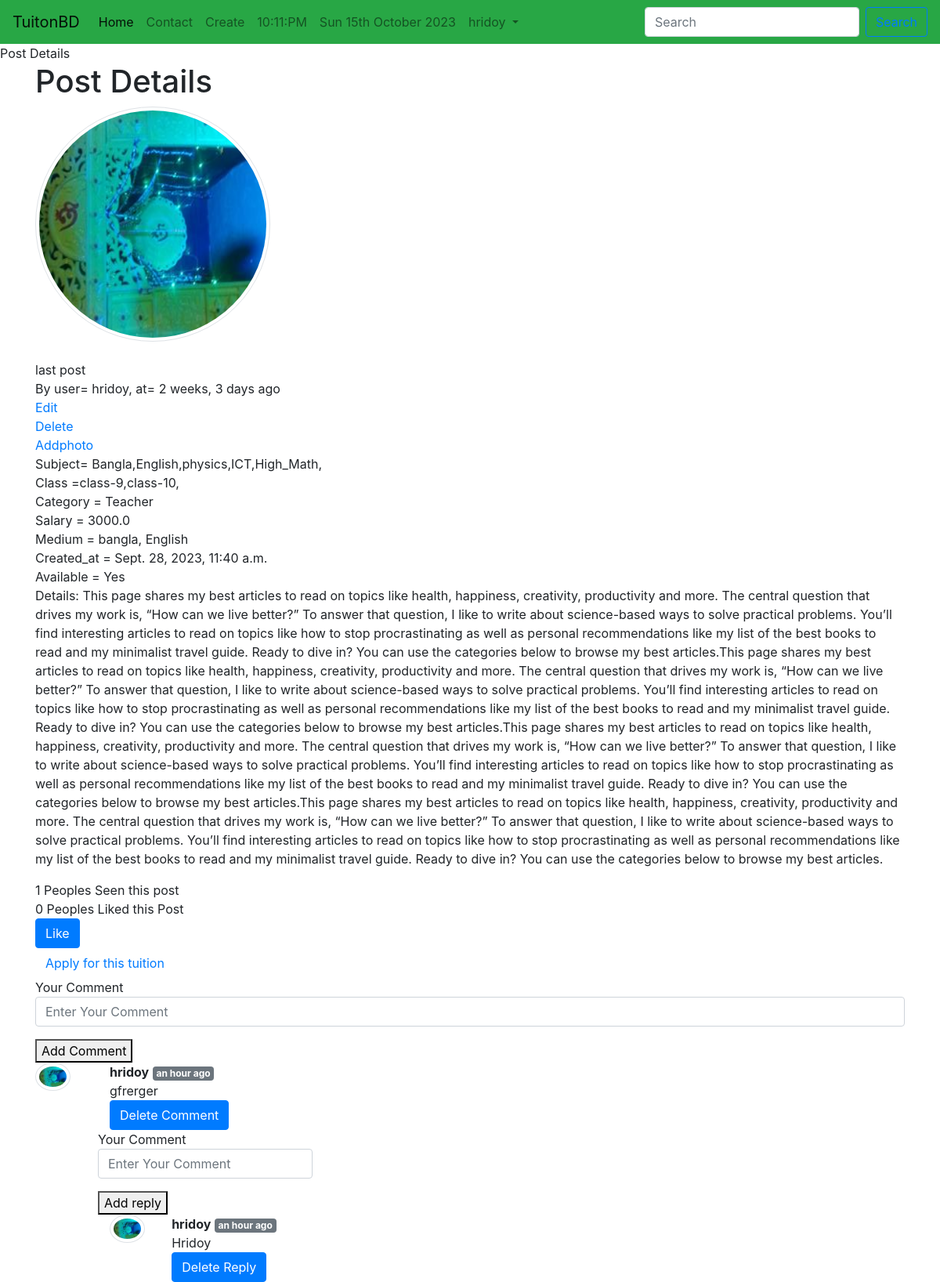
The app's page /tuition_App/postdetail/35/ (signed in) with its own data.
### tuition_App/models.py (models this page shows, shortened)
class Post(models.Model):
    CATEGORY = (
        ("Teacher", "Teacher"),
        ("Student", "Student"),
    )
    MEDIUM = (
        ("bangla", "bangla"),
        ("English", "English"),
        ("Urdu", "Urdu"),
        ("Hindi", "Hindi"),
        ("Arabic", "Arabic"),
    )
    user = models.ForeignKey(User, on_delete=models.CASCADE, blank=True, null=True)
    id = models.AutoField(primary_key=True)
    title = models.CharField(max_length=101)
    slug = models.CharField(max_length=100, default=title)
    email = models.EmailField()
    salary = models.FloatField()
    details = models.TextField()
    available = models.BooleanField()
    category = models.CharField(max_length=100, choices=CATEGORY)
    created_at = models.DateTimeField(default=now)
    image = models.ImageField(default="default.jpg", upload_to="tuition/images")
    medium = MultiSelectField(
        max_length=100, max_choices=5, choices=MEDIUM, default="bangla"
    )
    subject = models.ManyToManyField(Subject, related_name="subject_set")
    class_in = models.ManyToManyField(Class_in, related_name="class_set")
    district = models.CharField(max_length=100, null=True, blank=True)
    likes = models.ManyToManyField(User, related_name="post_likes")
    views = models.ManyToManyField(User, related_name="post_views")
    def total_likes(self):
        return self.likes.count()
    def total_views(self):
        return self.views.count()
    def get_subject_list(self):
        sub = self.subject.all()
        subjects = ""
        for s in sub:
            subjects = subjects + str(s.name) + ","
        return subjects
    def get_class_list(self):
        sub = self.class_in.all()
        subjects = ""
        for s in sub:
            subjects = subjects + str(s.name) + ","
        return subjects
    def ProperCase(self):
        return self.title.title()
    def uppercase(self):
        return self.title.upper()
    def lowercase(self):
        return self.title.lower()
    objects = models.Manager()
    items = PostManager()

class Subject(models.Model):
    name = models.CharField(max_length=100)

class Class_in(models.Model):
    name = models.CharField(max_length=100)

class Comment(models.Model):
    user = models.ForeignKey(User, on_delete=models.CASCADE)
    post = models.ForeignKey(Post, on_delete=models.CASCADE)
    text = models.TextField()
    parent = models.ForeignKey("self", on_delete=models.CASCADE, null=True)
    created_at = models.DateTimeField(default=now)

### session/models.py (models this page shows, shortened)
class UserProfile(models.Model):
    GENRE_CHOICES = (
        ("Male", "MALE"),
        ("Female", "FEMALE"),
    )
    CATEGORY = (
        ("Student", "Student"),
        ("Teacher", "Teacher"),
    )
    BLOOD_GROUP = (
        ("A+", "A+"),
        ("A-", "A-"),
        ("AB+", "AB+"),
        ("AB-", "AB-"),
        ("B+", "B+"),
        ("B-", "B-"),
        ("O+", "O+"),
        ("O-", "O-"),
    )
    user = models.OneToOneField(User, on_delete=models.CASCADE)
    birth_date = models.DateField()
    blood_group = models.CharField(max_length=3, choices=BLOOD_GROUP)
    gender = models.CharField(max_length=50, choices=GENRE_CHOICES)
    address = models.CharField(max_length=150)
    phone = models.CharField(max_length=13)
    nationality = models.CharField(max_length=30)
    religion = models.CharField(max_length=50)
    biodata = models.TextField()
    profession = models.CharField(max_length=50, choices=CATEGORY, null=True)
    image = models.ImageField(default="default.jpg", upload_to="session/images")

### tuition_App/views.py (the view)
# urls.py: path("postdetail/<int:pk>/", PostDetailView.as_view(), name="postdetail"),
class PostDetailView(DetailView):
    model = Post
    template_name = "tuition/postdetail.html"
    def get_context_data(self, *args, **kwargs):
        self.object.views.add(self.request.user)
        liked = False
        if self.object.likes.filter(id=self.request.user.id).exists():
            liked = True
        context = super().get_context_data(*args, **kwargs)
        post = context.get("object")
        comments = Comment.objects.filter(post=post.id, parent=None)
        replies = Comment.objects.filter(post=post.id).exclude(parent=None)
        DictofReply = {}
        for reply in replies:
            if reply.parent.id not in DictofReply.keys():
                DictofReply[reply.parent.id] = [reply]
            else:
                DictofReply[reply.parent.id].append(reply)
        context["post"] = context.get("object")
        context["liked"] = liked
        context["comments"] = comments
        context["DictofReply"] = DictofReply
        return context

### tuition_App/templatetags/tag.py (called while the page is built)
@register.filter(name="get_reply")
def get_reply(dict, key):
    return dict.get(key)

### templates/tuition/postdetail.html (shortened to what this page needs)
{% extends 'basic.html' %}
{% block body %}
{% block title %} Post Details
{% endblock title %}
{% load humanize %}
{% load tag %}
<div class="container">
    <h1>Post Details</h1>
    <div class="row">
        <div class="col-md-6">
            <img src="{{object.image.url}}" alt="" style="width: 300px; height: 300px"
                class="rounded-circle img-thumbnail">
        </div>
    </div>
    <br>
    {{object.lowercase}} <br>
    By user= {{user.username}}, at= {{object.created_at| naturaltime}}
    <br>
    {% if request.user == object.user %}
    <a href="/tuition_App/edit/{{object.id}}">Edit</a> <br>
    <a href="/tuition_App/delete/{{object.id}}">Delete</a> <br>
    <a href="/tuition_App/addphoto/{{object.id}}/"> Addphoto</a> <br />
    {% endif %}
    Subject= {{object.get_subject_list}} <br />
    Class ={{object.get_class_list}}<br>
    Category = {{object.category}}<br>
    Salary = {{object.salary}}<br>
    Medium = {{object.medium}}<br>
    Created_at = {{object.created_at}}<br>
    Available = {% if object.available %} Yes {% else %} No {% endif %}<br>
    <p>Details: {{object.details}}</p>
    <div>
        {{object.total_views}} Peoples Seen this post <br>
        {{object.total_likes}} Peoples Liked this Post
    </div>
    <div>
        <form action="/tuition_App/likepost/{{object.id}}/" method="post">
            {% if liked %}
            <button type="submit" class="btn btn-warning">Unlike</button>
            {% else %}
            <button type="submit" class="btn btn-primary">Like</button>
            {% endif %}
        </form>
    </div>
    <div>
        <Button class="btn "> <a href="/tuition_App/apply/{{object.id}}/"> Apply for this tuition</a></Button>
    </div>
    <div>
        <form action="/tuition_App/addcomment/" method="post">
            <div class="form-group">
                <lebel> Your Comment</lebel>
                <input type="text" name="comment" placeholder="Enter Your Comment" class="form-control">
            </div>
            <button type="submit"> Add Comment</button>
        </form>
    </div>
    <div>
        {% for comment in comments %}
        <div class="row">
            <div class="col-md-1">
                <img src="{{comment.user.userprofile.image.url}}" class=" rounded-circle img-thumbnail"
                    style="width:45px;" alt="">
            </div>
            <div class="col-md-10">
                <b>{{comment.user.username}}</b> <span class="badge badge-secondary">
                    {{comment.created_at|naturaltime}}</span>
                <div>{{comment.text}}</div>
                <div>
                    <button type="button" class="btn btn-primary" data-toggle="modal" data-target="#exampleModal">
                        Delete Comment
                    </button>
                </div>
                <div class="row">
                    <form action="/tuition_App/addcomment/" method="post">
                        <div class="form-group">
                            <lebel> Your Comment</lebel>
                            <input type="text" name="comment" placeholder="Enter Your Comment" class="form-control">
                        </div>
                        <button type="submit"> Add reply</button>
                    </form>
                </div>
                <div>
                    {% for reply in DictofReply|get_reply:comment.id %}
                    <div class="row">
                        <div class="col-md-1">
                            <img src="{{reply.user.userprofile.image.url}}" class=" rounded-circle img-thumbnail"
                                style="width:45px;" alt="">
                        </div>
                        <div class="col-md-11">
                            <b>{{reply.user.username}}</b> <span class="badge badge-secondary">
                                {{reply.created_at|naturaltime}}</span>
                            <div>{{reply.text}}</div>
                            <div>
                                <button type="button" class="btn btn-primary" data-toggle="modal"
                                    data-target="#exampleModal{{reply.id}}">
                                    Delete Reply
                                </button>
                            </div>
                        </div>
                    </div>
                    {% endfor %}
                </div>
            </div>
        </div>
        {% endfor %}
    </div>
</div>
{% endblock body %}

### templates/basic.html (shortened to what this page needs)
<!doctype html>
<html lang="en">
<head>
    <link rel="stylesheet" href="https://cdn.jsdelivr.net/npm/bootstrap@4.5.3/dist/css/bootstrap.min.css"
>
    {% load static %}
    {% load notifications_tags %}
</head>
<body>
    <nav class="navbar navbar-expand-lg navbar-light bg-success">
        <a class="navbar-brand" href="/">TuitonBD </a>
        <div class="collapse navbar-collapse" id="navbarSupportedContent">
            <ul class="navbar-nav mr-auto">
                <li class="nav-item active">
                    <a class="nav-link" href="{% url 'homeview' %}">Home <span class="sr-only">(current)</span></a>
                </li>
                <li class="nav-item">
                    <a class="nav-link" href="/tuition_App/contact/">Contact</a>
                </li>
                <li class="nav-item">
                    <a class="nav-link" href="/tuition_App/create/">Create</a>
                </li>
                    {% notifications_unread as unread_count %}
                <li class="nav-item">
                    <a class="nav-link" href="">{% now 'h:i:A' %}</a>
                </li>
                <li class="nav-item">
                    <a class="nav-link" href="">{% now "D jS F Y" %}</a>
                </li>
                {% if user.is_authenticated %}
                <li class="nav-item dropdown">
                    <a class="nav-link dropdown-toggle" href="#" id="navbarDropdown" role="button"
                        data-toggle="dropdown" aria-haspopup="true" aria-expanded="false">
                        {{user.username}}
                    </a>
                </li>
                {% endif %}
            </ul>
            <form method="post" action="/tuition_App/search/" class="form-inline my-2 my-lg-0">
                <input class="form-control mr-sm-2" type="search" placeholder="Search" name="search"
                    aria-label="Search" />
                <button class="btn btn-outline-primary my-2 my-sm-0" type="submit">
                </button>
            </form>
        </div>
    </nav>
    {% block body %}
    {% endblock body %}
</body>
</html>

### records on screen
Post: image (picture), lowercase "last post", created_at "2 weeks, 3 days ago", get_subject_list "Bangla,English,physics,ICT,High_Math,", get_class_list "class-9,class-10,", category "Teacher", salary "3000.0", medium "bangla, English", created_at "Sept. 28, 2023, 11:40 a.m.", details "This page shares my best articles to read on topics like health, happiness, creativity, productivity and more. The central question that drives my work is, “How can we live better?” To answer that question, I like to write about science-based ways to solve practical problems. You’ll find interesting articles to read on topics like how to stop procrastinating as well as personal recommendations like my list of the best books to read and my minimalist travel guide. Ready to dive in? You can use the categories below to browse my best articles.This page shares my best articles to read on topics like health, happiness, creativity, productivity and more. The central question that drives my work…", total_views "1", total_likes "0"
Comment: user.userprofile.image (picture), user.username "hridoy", created_at "an hour ago", text "gfrerger"
Comment: user.userprofile.image (picture), user.username "hridoy", created_at "an hour ago", text "Hridoy"

### other values on screen
{{ user.username }} "hridoy"
